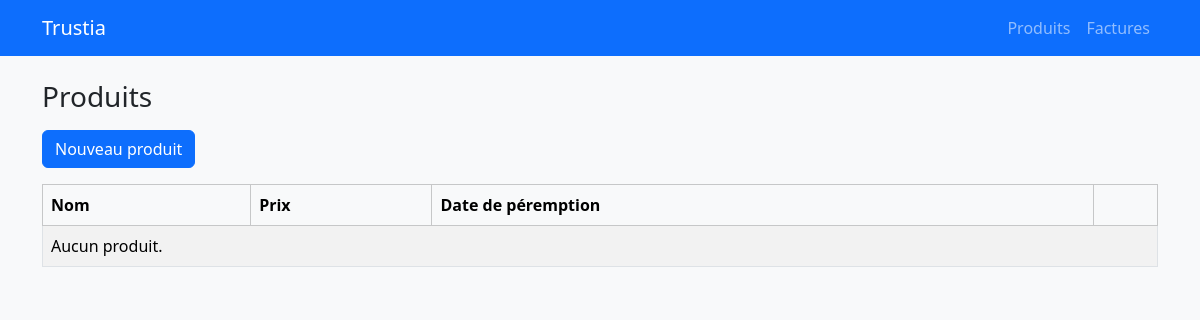
/products/, run on an earlier commit of the app's database.
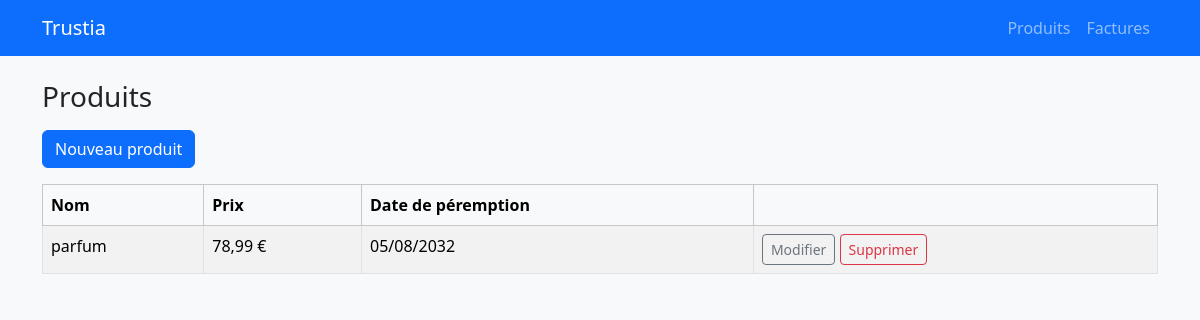
And on a later commit of the database.
### products/models.py (models this page shows, shortened)
class Product(models.Model):
    nom = models.CharField(max_length=255)
    prix = models.DecimalField(max_digits=10, decimal_places=2)
    date_peremption = models.DateField()
    class Meta:
        ordering = ["nom"]

### products/views.py (the view)
# urls.py: path("", views.product_list, name="product_list"),
def product_list(request):
    qs = Product.objects.all()
    paginator = Paginator(qs, PAGE_SIZE)
    page = paginator.get_page(request.GET.get("page"))
    return render(request, "products/product_list.html", {"page_obj": page})

### templates/products/product_list.html (shortened to what this page needs)
{% extends "base.html" %}
{% block content %}
<h1 class="h3 mb-3">Produits</h1>
<p><a class="btn btn-primary" href="{% url 'product_create' %}">Nouveau produit</a></p>
<div class="table-responsive">
  <table class="table table-striped table-bordered bg-white">
    <thead class="table-light">
      <tr>
        <th>Nom</th>
        <th>Prix</th>
        <th>Date de péremption</th>
        <th></th>
      </tr>
    </thead>
    <tbody>
      {% for p in page_obj %}
        <tr>
          <td>{{ p.nom }}</td>
          <td>{{ p.prix }} €</td>
          <td>{{ p.date_peremption|date:"d/m/Y" }}</td>
          <td class="text-nowrap">
            <a class="btn btn-sm btn-outline-secondary" href="{% url 'product_edit' p.pk %}">Modifier</a>
            <a class="btn btn-sm btn-outline-danger" href="{% url 'product_delete' p.pk %}">Supprimer</a>
          </td>
        </tr>
      {% empty %}
        <tr><td colspan="4">Aucun produit.</td></tr>
      {% endfor %}
    </tbody>
  </table>
</div>
{% endblock %}

### templates/base.html (shortened to what this page needs)
<!DOCTYPE html>
<html lang="fr">
<head>
  <link href="https://cdn.jsdelivr.net/npm/bootstrap@5.3.3/dist/css/bootstrap.min.css" rel="stylesheet">
</head>
<body class="bg-light">
  <nav class="navbar navbar-expand-lg navbar-dark bg-primary mb-4">
    <div class="container">
      <a class="navbar-brand" href="{% url 'product_list' %}">Trustia</a>
      <div class="navbar-nav">
        <a class="nav-link" href="{% url 'product_list' %}">Produits</a>
        <a class="nav-link" href="{% url 'invoice_list' %}">Factures</a>
      </div>
    </div>
  </nav>
  <main class="container pb-5">
    {% block content %}{% endblock %}
  </main>
</body>
</html>

What changed in the data, as far as the page shows it:
added Product: nom "parfum", prix "78,99", date_peremption "05/08/2032"
Also different on the page:
text no longer shown: "Aucun produit."
